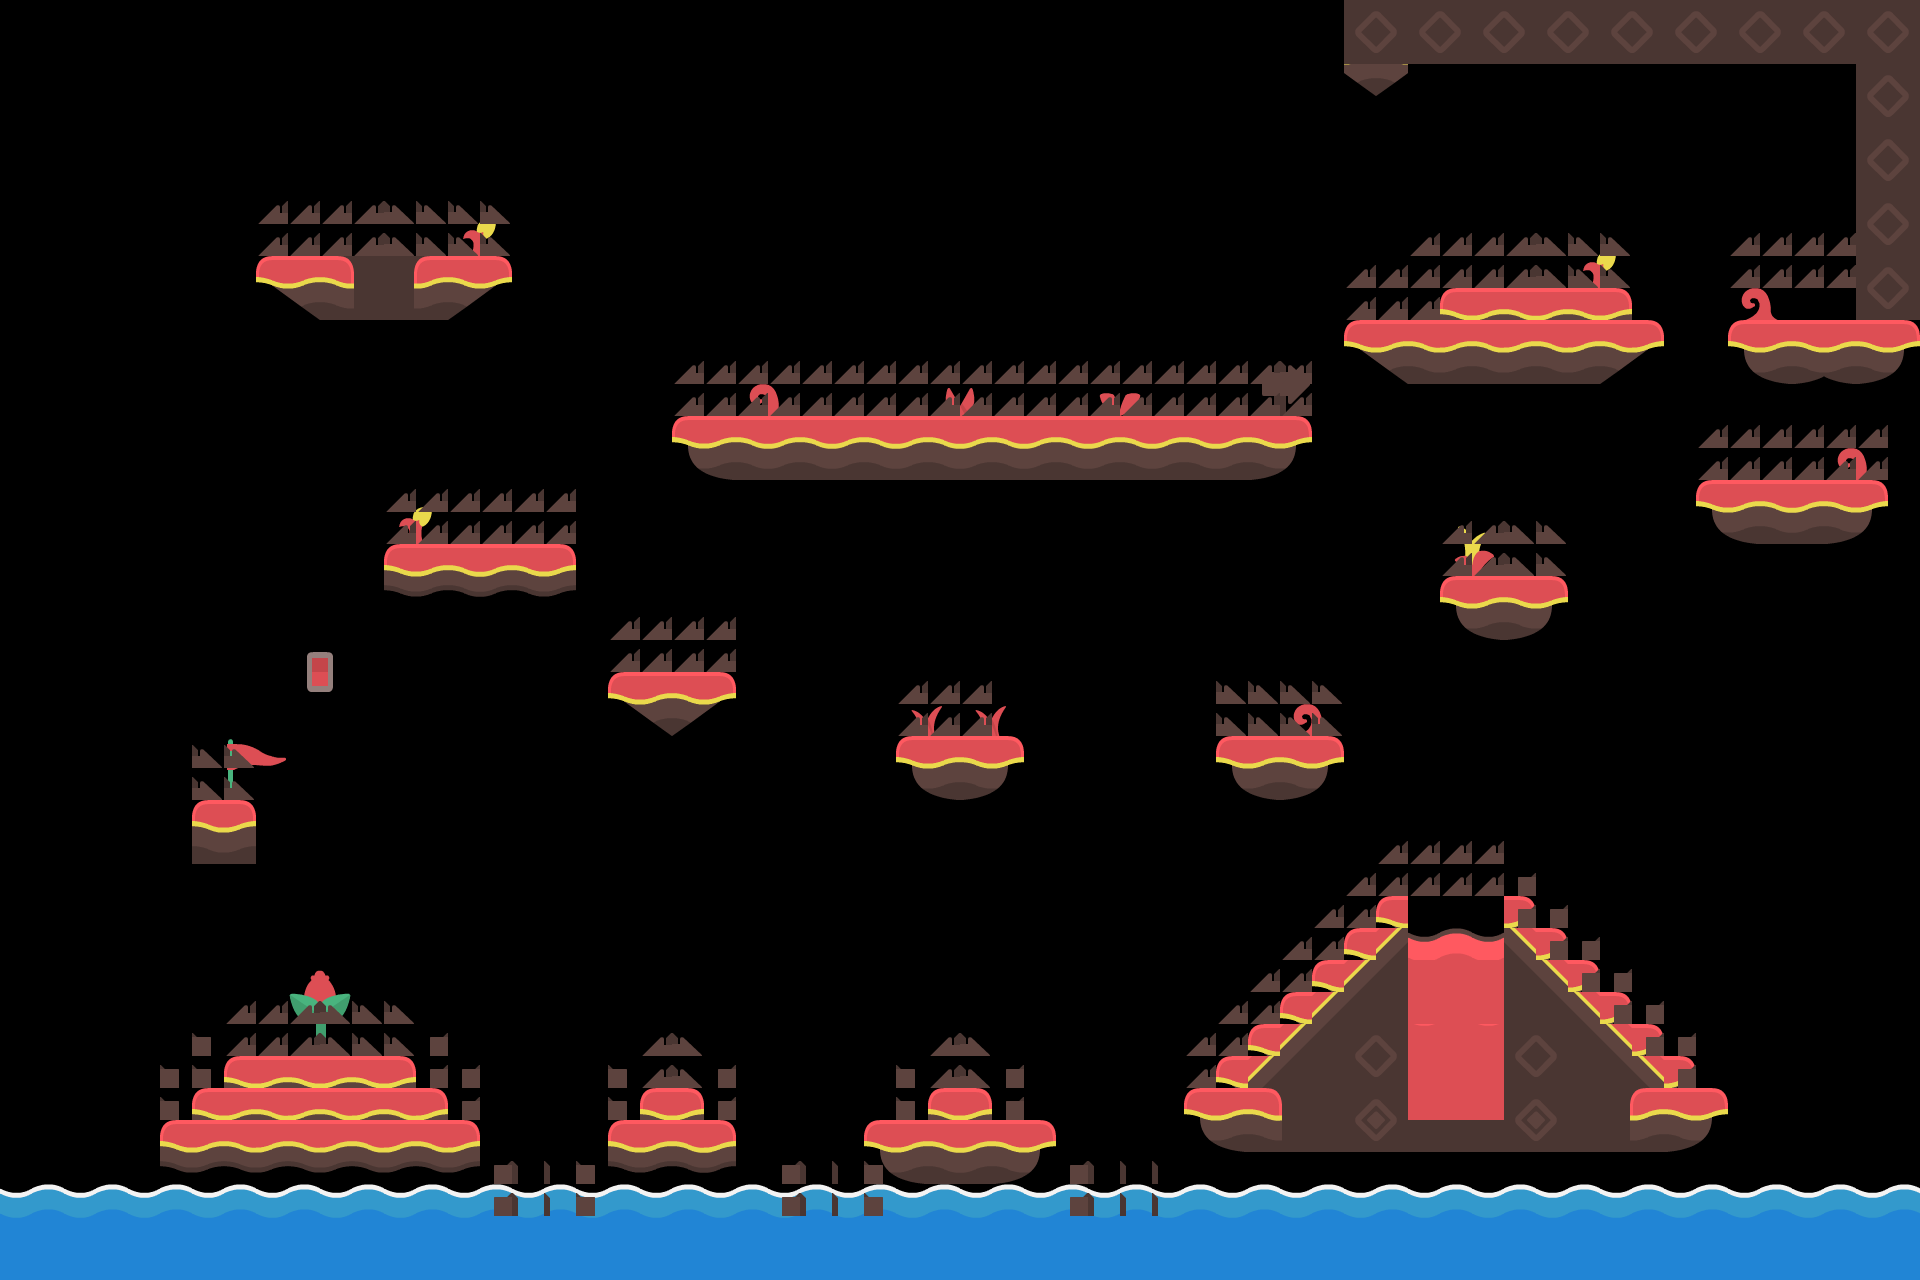

This game map was drawn from its Tiled (.tmx) file and the tilesets committed beside it. A one-line description and the trimmed map source follow:
An orthogonal 60x40 tile map with 32x32 px tiles, 2 tile layers (Escenario, IA bajar), 2 hidden layers not drawn and 74 objects (41x platform, 13x moneda, 9x arma, 4x player, 4x esquina, ...).

<map version="1.0" orientation="orthogonal" renderorder="right-down" width="60" height="40" tilewidth="32" tileheight="32" nextobjectid="137">
 <properties>
  <property name="fondo" value="./resources/fondos/fondoCueva.png" />
 </properties>
 <tileset firstgid="1" name="tilesheet_complete" tilewidth="32" tileheight="32" tilecount="1056" columns="44">
  <image source="../../../KOTJ_trampas/resources/sprites/tilesheet.png" width="1408" height="768" />
  <terraintypes>
   <terrain name="Cuesta 135" tile="45" />
   <terrain name="Flotador redondo" tile="102" />
  </terraintypes>
  <tile id="0" terrain=",,,0" />
  <tile id="44" terrain=",0,,0" />
  <tile id="45" terrain="0,0,0,0" />
  <tile id="88" terrain=",0,," />
  <tile id="89" terrain="0,0,," />
  <tile id="90" terrain="0,,," />
  <tile id="309" terrain=",,,0" />
  <tile id="732">
   <animation>
    <frame tileid="732" duration="300" />
    <frame tileid="734" duration="300" />
   </animation>
  </tile>
  <tile id="733">
   <animation>
    <frame tileid="733" duration="300" />
    <frame tileid="735" duration="300" />
   </animation>
  </tile>
  <tile id="776">
   <animation>
    <frame tileid="776" duration="300" />
    <frame tileid="778" duration="300" />
   </animation>
  </tile>
  <tile id="904">
   <animation>
    <frame tileid="904" duration="500" />
    <frame tileid="905" duration="500" />
   </animation>
  </tile>
  <tile id="905">
   <animation>
    <frame tileid="905" duration="500" />
    <frame tileid="904" duration="500" />
   </animation>
  </tile>
  <tile id="908">
   <animation>
    <frame tileid="908" duration="1000" />
    <frame tileid="909" duration="1000" />
   </animation>
  </tile>
  <tile id="909">
   <animation>
    <frame tileid="909" duration="1000" />
    <frame tileid="908" duration="1000" />
   </animation>
  </tile>
 </tileset>
 <objectgroup name="Plataformas">
  <object id="16" name="platform" x="673.333" y="418.667" width="637.333" height="58.6667">
   <properties>
    <property name="roz" value="5" />
   </properties>
  </object>
  <object id="18" name="platform" x="384" y="544" width="192" height="32">
   <properties>
    <property name="roz" value="5" />
   </properties>
  </object>
  <object id="19" name="platform" x="608" y="672" width="126.667" height="64">
   <properties>
    <property name="roz" value="5" />
   </properties>
  </object>
  <object id="20" name="platform" x="896" y="736" width="128" height="64">
   <properties>
    <property name="roz" value="5" />
   </properties>
  </object>
  <object id="21" name="platform" x="1216" y="736" width="128" height="64">
   <properties>
    <property name="roz" value="5" />
   </properties>
  </object>
  <object id="22" name="platform" x="1440" y="576" width="128" height="64">
   <properties>
    <property name="roz" value="5" />
   </properties>
  </object>
  <object id="23" name="platform" x="1696" y="480" width="192" height="64">
   <properties>
    <property name="roz" value="5" />
   </properties>
  </object>
  <object id="24" name="platform" x="1728" y="321.333" width="192" height="63.6667">
   <properties>
    <property name="roz" value="5" />
   </properties>
  </object>
  <object id="26" name="platform" x="1344" y="320" width="98" height="32">
   <properties>
    <property name="roz" value="5" />
   </properties>
  </object>
  <object id="27" name="platform" x="1377.33" y="353.333" width="254.67" height="30.6667">
   <properties>
    <property name="roz" value="5" />
   </properties>
  </object>
  <object id="28" name="platform" x="1440" y="288" width="192" height="64">
   <properties>
    <property name="roz" value="5" />
   </properties>
  </object>
  <object id="29" name="platform" x="1632" y="320" width="32" height="32">
   <properties>
    <property name="roz" value="5" />
   </properties>
  </object>
  <object id="30" name="platform" x="1344" y="0" width="64" height="96">
   <properties>
    <property name="roz" value="5" />
   </properties>
  </object>
  <object id="31" name="platform" x="1856" y="0" width="64" height="312">
   <properties>
    <property name="roz" value="5" />
   </properties>
  </object>
  <object id="32" name="platform" x="256" y="256" width="256" height="64">
   <properties>
    <property name="roz" value="5" />
   </properties>
  </object>
  <object id="33" name="platform" x="192" y="800" width="64" height="64">
   <properties>
    <property name="roz" value="5" />
   </properties>
  </object>
  <object id="34" name="platform" x="224" y="1056" width="194" height="32">
   <properties>
    <property name="roz" value="5" />
   </properties>
  </object>
  <object id="35" name="platform" x="416" y="1088" width="32" height="32">
   <properties>
    <property name="roz" value="5" />
   </properties>
  </object>
  <object id="37" name="platform" x="192" y="1088" width="32" height="32">
   <properties>
    <property name="roz" value="5" />
   </properties>
  </object>
  <object id="38" name="platform" x="160" y="1120" width="320" height="32">
   <properties>
    <property name="roz" value="5" />
   </properties>
  </object>
  <object id="39" name="platform" x="640" y="1088" width="64" height="32">
   <properties>
    <property name="roz" value="5" />
   </properties>
  </object>
  <object id="40" name="platform" x="608" y="1120" width="128" height="32">
   <properties>
    <property name="roz" value="5" />
   </properties>
  </object>
  <object id="42" name="platform" x="1184" y="1088" width="64" height="64">
   <properties>
    <property name="roz" value="5" />
   </properties>
  </object>
  <object id="43" name="platform" x="1216" y="1056" width="64" height="32">
   <properties>
    <property name="roz" value="5" />
   </properties>
  </object>
  <object id="44" name="platform" x="1248" y="1024" width="64" height="32">
   <properties>
    <property name="roz" value="5" />
   </properties>
  </object>
  <object id="45" name="platform" x="1280" y="992" width="64" height="32">
   <properties>
    <property name="roz" value="5" />
   </properties>
  </object>
  <object id="47" name="platform" x="1312" y="960" width="64" height="32">
   <properties>
    <property name="roz" value="5" />
   </properties>
  </object>
  <object id="48" name="platform" x="1341.33" y="928" width="64" height="32">
   <properties>
    <property name="roz" value="5" />
   </properties>
  </object>
  <object id="51" name="platform" x="1536" y="928" width="32" height="32">
   <properties>
    <property name="roz" value="5" />
   </properties>
  </object>
  <object id="53" name="platform" x="1568" y="960" width="32" height="32">
   <properties>
    <property name="roz" value="5" />
   </properties>
  </object>
  <object id="54" name="platform" x="1600" y="992" width="32" height="32">
   <properties>
    <property name="roz" value="5" />
   </properties>
  </object>
  <object id="55" name="platform" x="1632" y="1024" width="32" height="32">
   <properties>
    <property name="roz" value="5" />
   </properties>
  </object>
  <object id="56" name="platform" x="1664" y="1056" width="32" height="32">
   <properties>
    <property name="roz" value="5" />
   </properties>
  </object>
  </objectgroup>
 <objectgroup name="Spawn" offsetx="0" offsety="1.33333">
  <!-- 33 objects omitted --></objectgroup>
 <layer name="Escenario" width="60" height="40">
  <data>[2400 cells, 616 non-empty, 130 distinct tile ids]</data>
 </layer>
 <layer name="IA bajar" width="60" height="40">
  <data>[2400 cells, 233 non-empty, 5 distinct tile ids]</data>
 </layer>
 <layer name="IA misma" width="60" height="40" visible="0">
  <data>[2400 cells, 239 non-empty, 1 distinct tile ids]</data>
 </layer>
 <layer name="IA subir" width="60" height="40" visible="0">
  <data>[2400 cells, 230 non-empty, 5 distinct tile ids]</data>
 </layer>
</map>
<!-- 41 of 74 objects omitted -->
